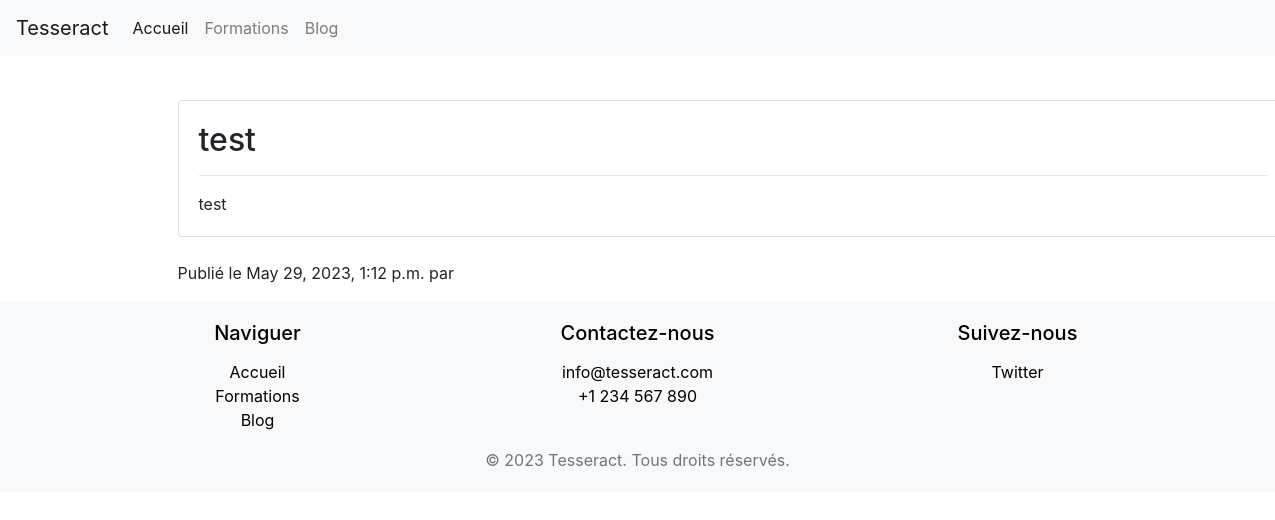
Page /blog/1/ on the committed database.
### posts/models.py (models this page shows, shortened)
class Post(models.Model):
    title = models.CharField(max_length=200)
    content = RichTextField()
    date_posted = models.DateTimeField(default=timezone.now)
    author = models.ForeignKey(User, on_delete=models.CASCADE, null=True, blank=True)

### posts/views.py (the view)
# urls.py: path('blog/<int:pk>/', PostDetailView.as_view(), name='post-detail'),
class PostDetailView(DetailView):
    model = Post
    template_name = 'posts/post_detail.html'

### posts/templates/posts/post_detail.html (shortened to what this page needs)
{% load static %}
<html xmlns:https="http://www.w3.org/1999/xhtml">
<head>
    <link rel="stylesheet" type="text/css" href="{% static 'home/styles.css' %}">
    <link rel="stylesheet" href="https://stackpath.bootstrapcdn.com/bootstrap/4.3.1/css/bootstrap.min.css">
</head>
<body>
    {% include 'navbar.html' %}
    <div class="container mt-4">
        <div class="row">
            <div class="col-lg-12 offset-lg-1">
                <div class="card">
                    <div class="card-body">
                        <h2 class="card-title">{{ object.title }}</h2>
                        <hr>
                        <p class="card-text">{{ object.content|safe }}</p>
                    </div>
                </div>
            </div>
        </div>
    </div>
    <div class="container mt-4">
        <div class="row">
            <div class="col-lg-12 offset-lg-1">
                <p>
                    Publié le {{ post.date_posted }} par <strong>{{ post.author.username }}</strong>
                </p>
            </div>
        </div>
    </div>
{% include 'footer.html' %}
</body>
</html>

### rows in the picture
Post: title "test", content "test", date_posted "May 29, 2023, 1:12 p.m."
